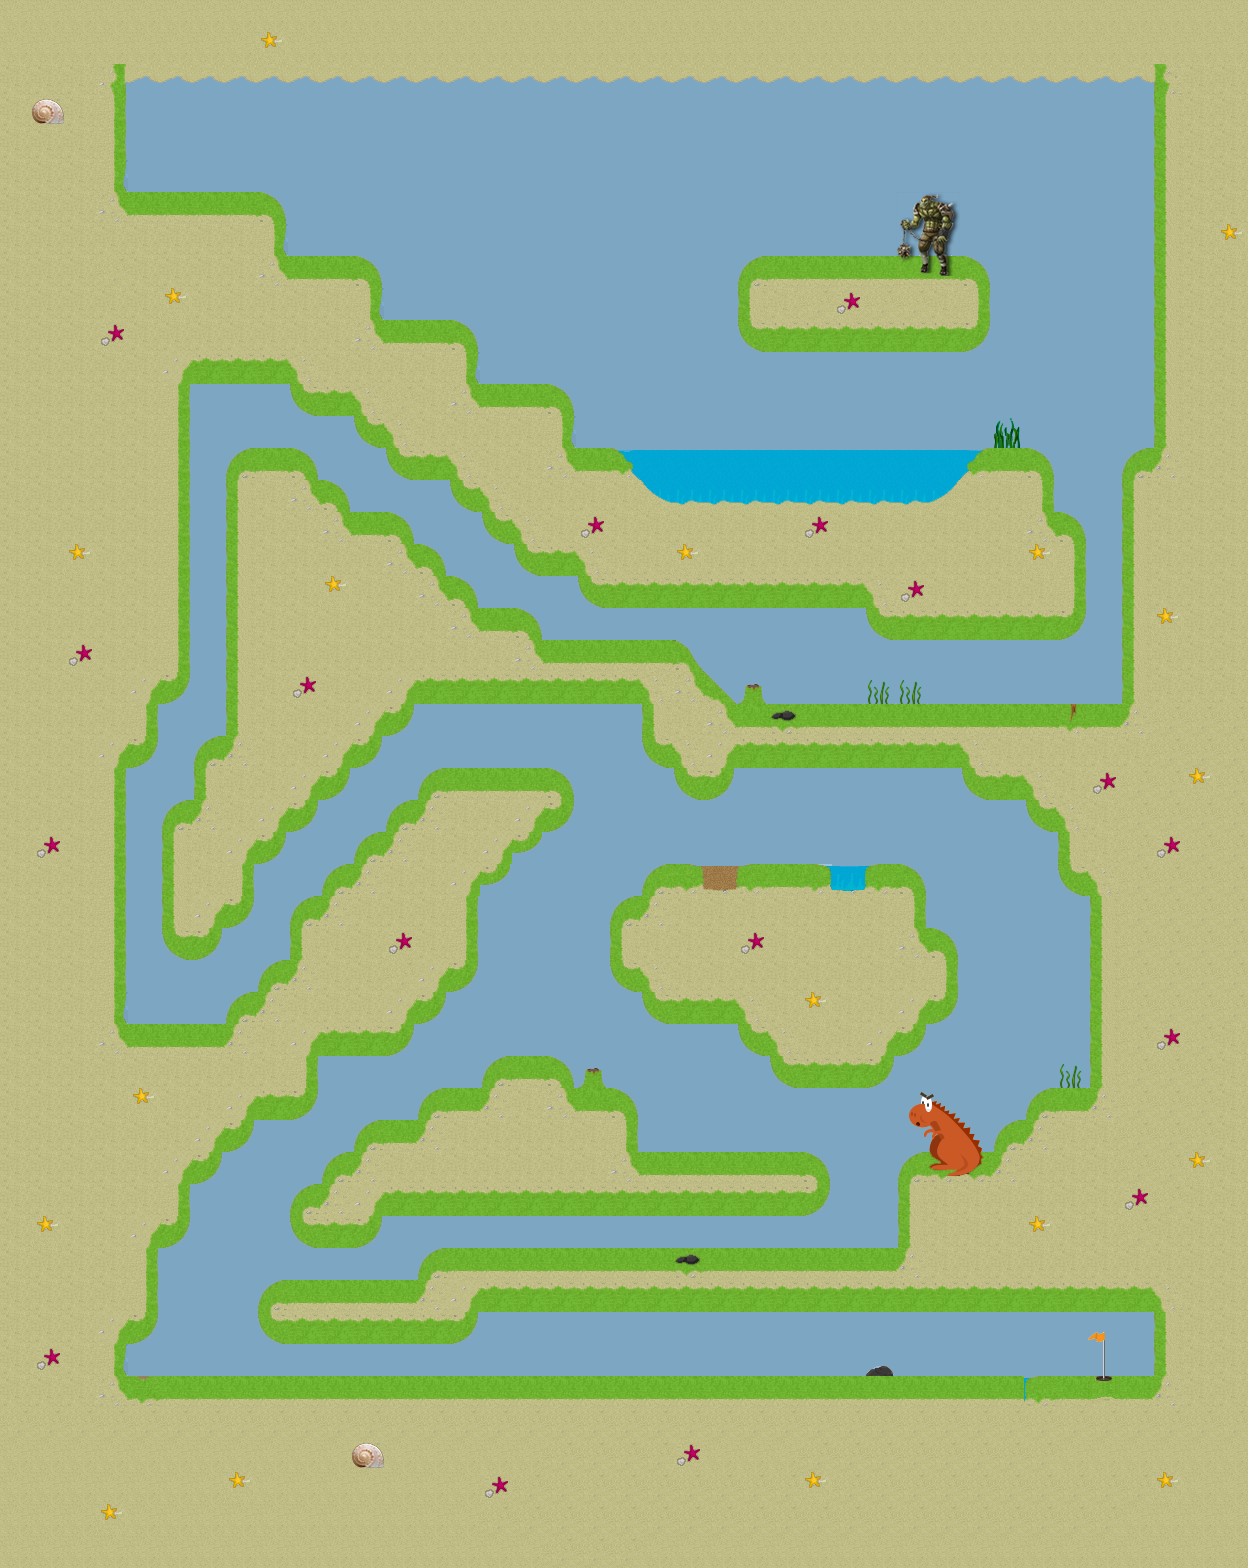

A level layout from a 2D game, rendered from its tile map. Below: a short description, then the map file with tile-grid data replaced by summaries:
An orthogonal 39x49 tile map with 32x32 px tiles, 1 tile layer (Tile Layer 1).

<map version="1.0" orientation="orthogonal" renderorder="right-down" width="39" height="49" tilewidth="32" tileheight="32" nextobjectid="1">
 <properties>
  <property name="ball_destroying_indexes" value="8,71,72,73,74,75,102,103,104,105,121,122,123,124,125,126,127,128,129,130,131,132" />
  <property name="ball_start_position_x" value="6" />
  <property name="ball_start_position_y" value="44" />
  <property name="force_applying_indexes" value="10,13,25,28" />
  <property name="hole_index" value="55" />
  <property name="par" value="12" />
  <property name="slow_down_indexes" value="5,87,89,90,106,117" />
 </properties>
 <tileset firstgid="1" name="tiles" tilewidth="32" tileheight="32" spacing="2">
  <image source="../packer/level2.png" width="512" height="512" />
  <tile id="4">
   <properties>
    <property name="colision_sound" value="ash.mp3" />
    <property name="depth" value="0.2" />
    <property name="obstacle_file" value="5.png" />
   </properties>
  </tile>
  <tile id="7">
   <properties>
    <property name="colision_sound" value="magma_plum.mp3" />
    <property name="destroy_position_offset" value="0.2" />
    <property name="fall_velocity" value="-0.8" />
    <property name="obstacle_file" value="8.png" />
   </properties>
  </tile>
  <tile id="9">
   <properties>
    <property name="angle" value="62" />
    <property name="colision_sound" value="wind.mp3" />
    <property name="intensity" value="250" />
    <property name="range" value="3" />
    <property name="type" value="1" />
    <property name="x_first_arm_angle" value="0" />
    <property name="x_force_beggining" value="25" />
    <property name="y_first_arm_angle" value="18" />
    <property name="y_force_beggining" value="28" />
   </properties>
  </tile>
  <tile id="12">
   <properties>
    <property name="angle" value="45" />
    <property name="colision_sound" value="wind.mp3" />
    <property name="intensity" value="200" />
    <property name="range" value="2" />
    <property name="type" value="1" />
    <property name="x_first_arm_angle" value="2" />
    <property name="x_force_beggining" value="23" />
    <property name="y_first_arm_angle" value="17" />
    <property name="y_force_beggining" value="26" />
   </properties>
  </tile>
  <tile id="24">
   <properties>
    <property name="angle" value="62" />
    <property name="colision_sound" value="wind.mp3" />
    <property name="intensity" value="250" />
    <property name="range" value="3" />
    <property name="type" value="1" />
    <property name="x_first_arm_angle" value="0" />
    <property name="x_force_beggining" value="25" />
    <property name="y_first_arm_angle" value="18" />
    <property name="y_force_beggining" value="28" />
   </properties>
  </tile>
  <tile id="27">
   <properties>
    <property name="angle" value="40" />
    <property name="colision_sound" value="wind.mp3" />
    <property name="intensity" value="100" />
    <property name="range" value="3" />
    <property name="type" value="1" />
    <property name="x_first_arm_angle" value="32" />
    <property name="x_force_beggining" value="20" />
    <property name="y_first_arm_angle" value="8" />
    <property name="y_force_beggining" value="10" />
   </properties>
  </tile>
  <tile id="54">
   <properties>
    <property name="hole_file" value="55.png" />
   </properties>
  </tile>
  <tile id="70">
   <properties>
    <property name="destroy_position_offset" value="-1" />
    <property name="fall_velocity" value="-0.8" />
    <property name="obstacle_file" value="71.png" />
   </properties>
  </tile>
  <tile id="71">
   <properties>
    <property name="destroy_position_offset" value="-1" />
    <property name="fall_velocity" value="-0.8" />
    <property name="obstacle_file" value="72.png" />
   </properties>
  </tile>
  <tile id="72">
   <properties>
    <property name="destroy_position_offset" value="0.05" />
    <property name="fall_velocity" value="-0.8" />
    <property name="obstacle_file" value="73.png" />
   </properties>
  </tile>
  <tile id="73">
   <properties>
    <property name="destroy_position_offset" value="0.05" />
    <property name="fall_velocity" value="-0.8" />
    <property name="obstacle_file" value="74.png" />
   </properties>
  </tile>
  <tile id="74">
   <properties>
    <property name="destroy_position_offset" value="0.05" />
    <property name="fall_velocity" value="-0.8" />
    <property name="obstacle_file" value="75.png" />
   </properties>
  </tile>
  <tile id="86">
   <properties>
    <property name="colision_sound" value="ash.mp3" />
    <property name="depth" value="0.2" />
    <property name="obstacle_file" value="87.png" />
   </properties>
  </tile>
  <tile id="88">
   <properties>
    <property name="colision_sound" value="ash.mp3" />
    <property name="depth" value="0.2" />
    <property name="obstacle_file" value="89.png" />
   </properties>
  </tile>
  <tile id="89">
   <properties>
    <property name="colision_sound" value="ash.mp3" />
    <property name="depth" value="0.2" />
    <property name="obstacle_file" value="90.png" />
   </properties>
  </tile>
  <tile id="101">
   <properties>
    <property name="colision_sound" value="magma_plum.mp3" />
    <property name="destroy_position_offset" value="-1" />
    <property name="fall_velocity" value="-0.8" />
    <property name="obstacle_file" value="102.png" />
   </properties>
  </tile>
  <tile id="102">
   <properties>
    <property name="destroy_position_offset" value="-1" />
    <property name="fall_velocity" value="-0.8" />
    <property name="obstacle_file" value="103.png" />
   </properties>
  </tile>
  <tile id="103">
   <properties>
    <property name="colision_sound" value="magma_plum.mp3" />
    <property name="destroy_position_offset" value="0.2" />
    <property name="fall_velocity" value="-0.8" />
    <property name="obstacle_file" value="104.png" />
   </properties>
  </tile>
  <tile id="104">
   <properties>
    <property name="colision_sound" value="magma_plum.mp3" />
    <property name="destroy_position_offset" value="0.2" />
    <property name="fall_velocity" value="-0.8" />
    <property name="obstacle_file" value="105.png" />
   </properties>
  </tile>
  <tile id="105">
   <properties>
    <property name="colision_sound" value="ash.mp3" />
    <property name="depth" value="0.2" />
    <property name="obstacle_file" value="106.png" />
   </properties>
  </tile>
  <tile id="116">
   <properties>
    <property name="colision_sound" value="ash.mp3" />
    <property name="depth" value="0.2" />
    <property name="obstacle_file" value="117.png" />
   </properties>
  </tile>
  <tile id="120">
   <properties>
    <property name="colision_sound" value="magma_plum.mp3" />
    <property name="destroy_position_offset" value="-1" />
    <property name="fall_velocity" value="-0.8" />
    <property name="obstacle_file" value="118.png" />
   </properties>
  </tile>
  <tile id="121">
   <properties>
    <property name="destroy_position_offset" value="-1" />
    <property name="fall_velocity" value="-0.8" />
    <property name="obstacle_file" value="119.png" />
   </properties>
  </tile>
  <tile id="122">
   <properties>
    <property name="destroy_position_offset" value="-1" />
    <property name="fall_velocity" value="-0.8" />
    <property name="obstacle_file" value="120.png" />
   </properties>
  </tile>
  <tile id="123">
   <properties>
    <property name="destroy_position_offset" value="0.3" />
    <property name="fall_velocity" value="-0.8" />
    <property name="obstacle_file" value="121.png" />
   </properties>
  </tile>
  <tile id="124">
   <properties>
    <property name="destroy_position_offset" value="0.3" />
    <property name="fall_velocity" value="-0.8" />
    <property name="obstacle_file" value="122.png" />
   </properties>
  </tile>
  <tile id="125">
   <properties>
    <property name="destroy_position_offset" value="0.3" />
    <property name="fall_velocity" value="-0.8" />
    <property name="obstacle_file" value="123.png" />
   </properties>
  </tile>
  <tile id="126">
   <properties>
    <property name="destroy_position_offset" value="-1" />
    <property name="fall_velocity" value="-0.8" />
    <property name="obstacle_file" value="124.png" />
   </properties>
  </tile>
  <tile id="127">
   <properties>
    <property name="destroy_position_offset" value="0.3" />
    <property name="fall_velocity" value="-0.8" />
    <property name="obstacle_file" value="125.png" />
   </properties>
  </tile>
  <tile id="128">
   <properties>
    <property name="destroy_position_offset" value="0.3" />
    <property name="fall_velocity" value="-0.8" />
    <property name="obstacle_file" value="126.png" />
   </properties>
  </tile>
  <tile id="129">
   <properties>
    <property name="destroy_position_offset" value="0.3" />
    <property name="fall_velocity" value="-0.8" />
    <property name="obstacle_file" value="127.png" />
   </properties>
  </tile>
  <tile id="130">
   <properties>
    <property name="destroy_position_offset" value="-1" />
    <property name="fall_velocity" value="-0.8" />
    <property name="obstacle_file" value="128.png" />
   </properties>
  </tile>
  <tile id="131">
   <properties>
    <property name="colision_sound" value="magma_plum.mp3" />
    <property name="destroy_position_offset" value="-1" />
    <property name="fall_velocity" value="-0.8" />
    <property name="obstacle_file" value="129.png" />
   </properties>
  </tile>
 </tileset>
 <layer name="Tile Layer 1" width="39" height="49">
  <data>[1911 cells, 1911 non-empty, 61 distinct tile ids]</data>
 </layer>
</map>
